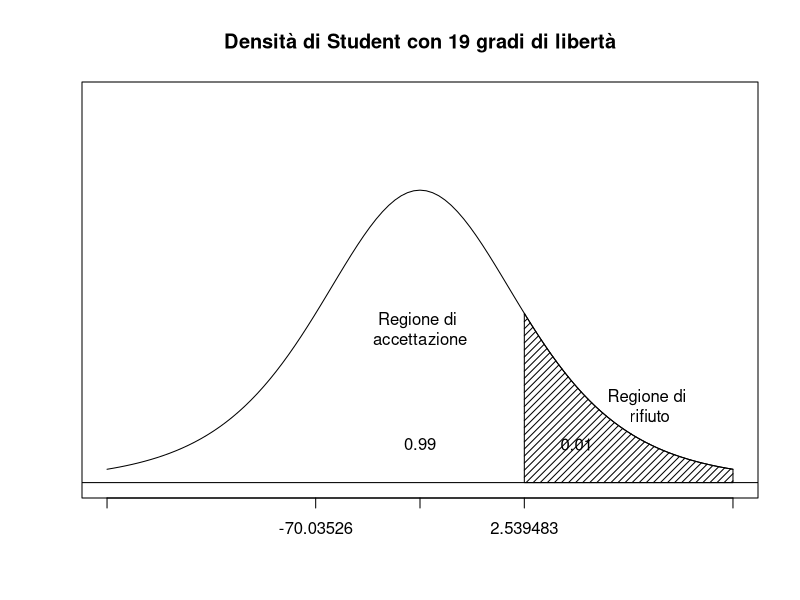

This chart was generated by the following R code:
# INFERENZA STATISTICA SUL DATASET DELLE NASCITE
# Author: Daniela Amendola

library(readxl)

data <- read_excel("dataset_puliti/nascite_arrotondato.xlsx")

# Si eliminano le colonne che non servono per l'analisi,
# si lasciano solo la colonna del 2021 e quella dei Paesi
data <- data[, c("Country", "2021")]

# Si selezionano i paesi che hanno un valore nel 2021 inferiore a 100 (mila)
data <- data[(data$`2021` < 100), ]

# Si salvano i nomi dei Paesi
nomi_paesi <- data$Country

View(data)

# Si converte la colonna del 2021 in un array
data_array <- as.array(data$`2021`)
data_array

################################################################################
#------------------------- Criterio del Chi-Quadrato --------------------------#
################################################################################
#---------- Si verifica se è una distribuzione normale

n <- length(data_array) # Numero di elementi
n

m <- mean(data_array) # Media
m

sd <- sd(data_array) # Deviazione standard
sd

# Si usano i quantili della distribuzione normale per determinare i sottoinsiemi
a <-  numeric(4)
for(i in 1:4)
  a[i] <- qnorm(0.2 * i, mean = m, sd = sd)
a

# Numero di elementi nei vari intervalli
r <- 5
nint <- numeric(r)
nint[1] <- length(which(data_array < a[1]))
nint[2] <- length(which((data_array >= a[1]) & (data_array < a[2])))
nint[3] <- length(which((data_array >= a[2]) & (data_array < a[3])))
nint[4] <- length(which((data_array >= a[3]) & (data_array < a[4])))
nint[5] <- length(which(data_array >= a[4]))
nint

chi2 <- sum(((nint - n * 0.2)/sqrt(n * 0.2))^2)
chi2

r <- 5
k <- 2
alpha <- 0.05

# Se chi2 è compreso tra i due quantili, allora la popolazione è normale
# altrimenti non è normale
chi2 > qchisq(alpha/2, df=r-k-1) && chi2 < qchisq(1-alpha/2, df=r-k-1)

################################################################################
#----------------------------- Stima puntuale ---------------------------------#
################################################################################
#------- Metodo dei momenti

# Si calcola la stima della media
stima_mu <- mean(data_array)
stima_mu

var <- var(data_array) # Varianza
var

n <- length(data_array) # Numero di elementi
n

# Si calcola la stima della varianza
stima_sigma2 <- (n-1) * var/n
stima_sigma2

################################################################################
#------------------------- Intervalli di confidenza ---------------------------#
################################################################################
               #-------------- Metodo pivotale --------------#
#-------- Intervallo di confidenza per il valore medio con varianza NON nota

mean <- mean(data_array) # Media
mean

sd <- sd(data_array) # Deviazione standard
sd

alpha <- 1 - 0.95 

qt(1-alpha/2, df = n - 1) 

n <- length(data_array) # Numero di elementi
n

# Si calcola l'intervallo di confidenza
lim_inf <- mean - qt(1 - alpha/2, df = n - 1) * sd/sqrt(n)
lim_inf

lim_sup <- mean + qt(1 - alpha/2, df = n - 1) * sd/sqrt(n)
lim_sup

# Si verifica se la media è compresa nell'intervallo di confidenza
mean > lim_inf && mean < lim_sup

################################################################################
#-------- Intervallo di confidenza per la varianza con valore medio NON noto

mean <- mean(data_array) # Media
mean

var <- var(data_array) # Varianza
var

n <- length(data_array) # Numero di elementi
n

alpha <- 1 - 0.95
alpha

# Si calcola l'intervallo di confidenza
X2_alpha <- qchisq(alpha/2, df = n - 1)
X2_alpha

X2_1alpha <- qchisq(1 - alpha/2, df = n - 1)
X2_1alpha

lim_inf <- (n - 1) * var / X2_1alpha
lim_inf

lim_sup <- (n - 1) * var / X2_alpha
lim_sup

# Si verifica se la varianza è compresa nell'intervallo di confidenza
var > lim_inf && var < lim_sup

################################################################################
#------------------------ Confronto tra due popolazioni -----------------------#
################################################################################

data2 <- read_excel("dataset_puliti/nascite_arrotondato.xlsx")

# Si eliminano le colonne che non servono per l'analisi,
# si lasciano solo la colonna del 2010 e quella dei Paesi
data2 <- data2[, c("Country", "2010")]

# Si selezionano gli stessi Paesi nel dataset del 2021 attraverso i nomi dei Paesi
data2 <- data2[data2$Country %in% nomi_paesi, ]

View(data2)

# Si converte la colonna del 2010 in un array
data_array2 <- as.array(data2$`2010`)
data_array2

#-------------------------- Criterio del Chi-Quadrato -------------------------#
#--------- Si verifica se è una distribuzione normale

n2 <- length(data_array2) # Numero di elementi
n2

mean2 <- mean(data_array2) # Media
mean2

sd2 <- sd(data_array2) # Deviazione standard
sd2

# Si usano i quantili della distribuzione normale per determinare i sottoinsiemi
a2 <-  numeric(4)
for(i in 1:4)
  a2[i] <- qnorm(0.2 * i, mean = mean2, sd = sd2)
a2

# Numero di elementi nei vari intervalli
r2 <- 5
nint2 <- numeric(r2)
nint2[1] <- length(which(data_array2 < a2[1]))
nint2[2] <- length(which((data_array2 >= a2[1]) & (data_array2 < a2[2])))
nint2[3] <- length(which((data_array2 >= a2[2]) & (data_array2 < a2[3])))
nint2[4] <- length(which((data_array2 >= a2[3]) & (data_array2 < a2[4])))
nint2[5] <- length(which(data_array2 >= a2[4]))
nint2

chi2 <- sum(((nint2 - n2 * 0.2)/sqrt(n2 * 0.2))^2)
chi2

r2 <- 5
k2 <- 2
alpha <- 0.05

# Se chi2 è compreso tra i due quantili, allora la popolazione è normale
# altrimenti non è normale
chi2 > qchisq(alpha/2, df=r2-k2-1) && chi2 < qchisq(1-alpha/2, df=r2-k2-1)

#--------- Intervallo di confidenza per i valori medi con varianze NON note
alpha <- 1 - 0.99

qnorm(1 - alpha/2, mean = 0, sd = 1)

# Numero di elementi
n <- 20

# Medie
mean1 <- mean(data_array)
mean1

mean2 <- mean(data_array2)
mean2

# Deviazioni standard
sigma1 <- sd(data_array)
sigma1

sigma2 <- sd(data_array2)
sigma2

# Si calcola l'intervallo di confidenza
lim_inf <- mean1 - mean2 - qnorm(1 - alpha/2, mean = 0, sd = 1) * sqrt(sigma1^2/n + sigma2^2/n)
lim_inf

lim_sup <- mean1 - mean2 + qnorm(1 - alpha/2, mean = 0, sd = 1) * sqrt(sigma1^2/n + sigma2^2/n)
lim_sup

################################################################################
#------------------------- Verifica delle ipotesi -----------------------------#
################################################################################

#-------- Test unilatera sinistro
alpha <- 0.01
mu0 <-  500 # 500 mila nascite
n <- length(data_array)

qt(1 - alpha, df = n - 1)

# Media 
mean <- mean(data_array)
mean

# Deviazione standard
sd <- sd(data_array)
sd

# Stima statistica del test considerato
stima <- (mean - mu0)/(sd/sqrt(n))
stima

p_value <- 1 - pt(stima, df = n - 1)
p_value

p_value > alpha

# Grafico della densità t di Student
curve(dt(x, df = 5),
      from = -3,
      to = 3,
      axes = FALSE,
      ylim = c(0, 0.5),
      xlab = "",
      ylab = "",
      main = "Densità di Student con 19 gradi di libertà")
text(0, 0.05, 0.99)
text(0, 0.2, "Regione di \naccettazione")
axis(1, c(-3, -1, 0, 1, 3), c("", "-70.03526", "", "2.539483", ""))
vals <- seq(1, 3, length = 100)
x <- c(1, vals, 3, 1)
y <- c(0, dt(vals, df = 5), 0, 0)
polygon(x, y, density = 20, angle = 45)
abline(h = 0)
text(1.5, 0.05, 0.01)
text(2.2, 0.1, "Regione di \nrifiuto")
box()

